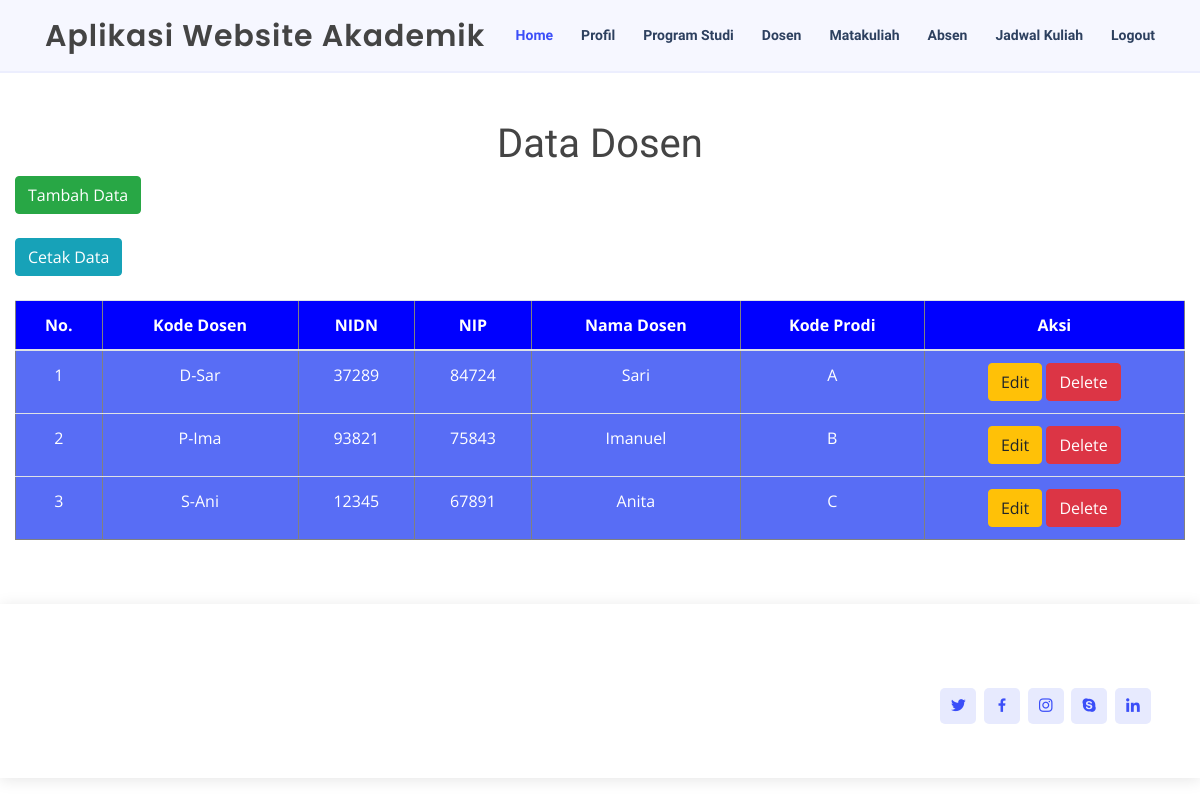
Screenshot of /dosen.php with the database file from the repository.
### tables this page shows
CREATE TABLE `tbldosen` (
  `kodedosen` varchar(5) NOT NULL,
  `nidn` varchar(12) DEFAULT NULL,
  `nip` varchar(12) DEFAULT NULL,
  `namadosen` varchar(80) DEFAULT NULL,
  `kodeprodi` varchar(1) DEFAULT NULL
);

### connection.php (called while the page is built)
<?php
class Connection
{
	public function get_connection()
	{
	    $host = "localhost";
	    $database = "db_akademik";
	    $username = "root";
	    $password = "";
	    $connect = new mysqli($host, $username, $password, $database);
	    return $connect;
	}
}
?>

### model.php (called while the page is built, shortened)
<?php
include 'connection.php';
class Model extends Connection
{
	public function __construct()
    {
        $this->conn = $this->get_connection();
    }
	public function tampil_dosen()
	{
	    $sql = "SELECT * FROM tbldosen";
	    $bind = $this->conn->query($sql);
	    while ($obj = $bind->fetch_object()) {
	   		$baris[] = $obj;
	    }
	    if(!empty($baris)){
	        return $baris;
	    }
	}
}

### dosen.php (the view, shortened to what this page needs)
<?php
include 'model.php';
$model = new Model();
$index = 1;
?>
<!doctype html>
<html lang="en">
<head>
</head>
<br><br><br><br>
<body align="center" style="background-color:white;" >
	<div class="container-fluid"><br>
		<h1 align="center" >Data Dosen</h1>
		<a href="create_dosen.php" button class="btn btn btn-success">Tambah Data</a>
		<br><br>
		<a href="print_dosen.php" target="_blank" button class="btn btn btn-info">Cetak Data</a>
		<br><br>
		<table align="center" class="table table-striped" border=1 style="color: white;">
			<thead align="center">
				<tr align="center" style="background-color:blue;">
                    <th>No.</th>
                    <th>Kode Dosen</th>
                    <th>NIDN</th>
                    <th>NIP</th>
                    <th>Nama Dosen</th>
                    <th>Kode Prodi</th>
					<th>Aksi</th>
				</tr>
			</thead>
			<tbody align="center">
				<?php
				$result = $model->tampil_dosen();
				if ( !empty($result) ) {
					foreach ($result as $data): ?>
						<tr style="background:#586df5;" >
                            <td><?=$index++ ?></td>
                            <td><?=$data->kodedosen ?></td>
                            <td><?=$data->nidn ?></td>
                            <td><?=$data->nip ?></td>
                            <td><?=$data->namadosen ?></td>
                            <td><?=$data->kodeprodi ?></td>
							<td>
								<a name="edit" id="edit" class="btn btn btn-warning" href="edit_dosen.php?kodedosen=<?=$data->kodedosen ?>">Edit</a>
								<a name="hapus" id="hapus" class="btn btn btn-danger" href="proses.php?kodedosen=<?=$data->kodedosen ?>">Delete</a>
							</td>
						</tr>
					<?php endforeach;
				} else{ ?>
					<tr>
						<td colspan="9">Belum ada data pada tabel data dosen.</td>
					</tr>
				<?php } ?>
			</tbody>
		</table><br><br>
	</div>
</body>
</html>

### assets/css/style.css (style rules this page uses)
body { font-family: "Open Sans", sans-serif; color: #444444; }
a { color: #3b4ef8; }
h1, h2, h3, h4, h5, h6 { font-family: "Krub", sans-serif; }
#header { background: #f6f7ff; border-bottom: 2px solid #eceefe; transition: all 0.5s; z-index: 997; padding: 15px 0; }
#header .logo { font-size: 30px; margin: 0; padding: 0; line-height: 1; font-weight: 600; letter-spacing: 1px; font-family: "Poppins", sans-serif; }
.nav-menu ul { margin: 0; padding: 0; list-style: none; }
.nav-menu > ul { display: flex; }
.nav-menu > ul > li { position: relative; white-space: nowrap; padding: 10px 0 10px 28px; }
.nav-menu a { display: block; position: relative; color: #2d405f; transition: 0.3s; font-size: 14px; font-family: "Krub", sans-serif; font-weight: 600; }
.nav-menu a:hover, .nav-menu .active > a, .nav-menu li:hover > a { color: #3b4ef8; }
.mobile-nav { position: fixed; top: 55px; right: 15px; bottom: 15px; left: 15px; z-index: 9999; overflow-y: auto; background: #fff; transition: ease-in-out 0.2s; opacity: 0; visibility: hidden; border-radius: 10px; padding: 10px 0; }
.mobile-nav * { margin: 0; padding: 0; list-style: none; }
.mobile-nav a { display: block; position: relative; color: #2d405f; padding: 10px 20px; font-weight: 500; outline: none; }
.mobile-nav a:hover, .mobile-nav .active > a, .mobile-nav li:hover > a { color: #3b4ef8; text-decoration: none; }
#footer { color: #444444; font-size: 14px; background: #f1f3ff; box-shadow: 0px 2px 15px rgba(0, 0, 0, 0.1); }
#footer .footer-top { padding: 60px 0 30px 0; background: #fff; }
#footer .social-links a { font-size: 18px; display: inline-block; background: #e7eafe; color: #3b4ef8; line-height: 1; padding: 8px 0; margin-right: 4px; border-radius: 5px; text-align: center; width: 36px; height: 36px; transition: 0.3s; }

### rows the page displays
tbldosen: kodedosen "D-Sar", nidn "37289", nip "84724", namadosen "Sari", kodeprodi "A"
tbldosen: kodedosen "P-Ima", nidn "93821", nip "75843", namadosen "Imanuel", kodeprodi "B"
tbldosen: kodedosen "S-Ani", nidn "12345", nip "67891", namadosen "Anita", kodeprodi "C"
